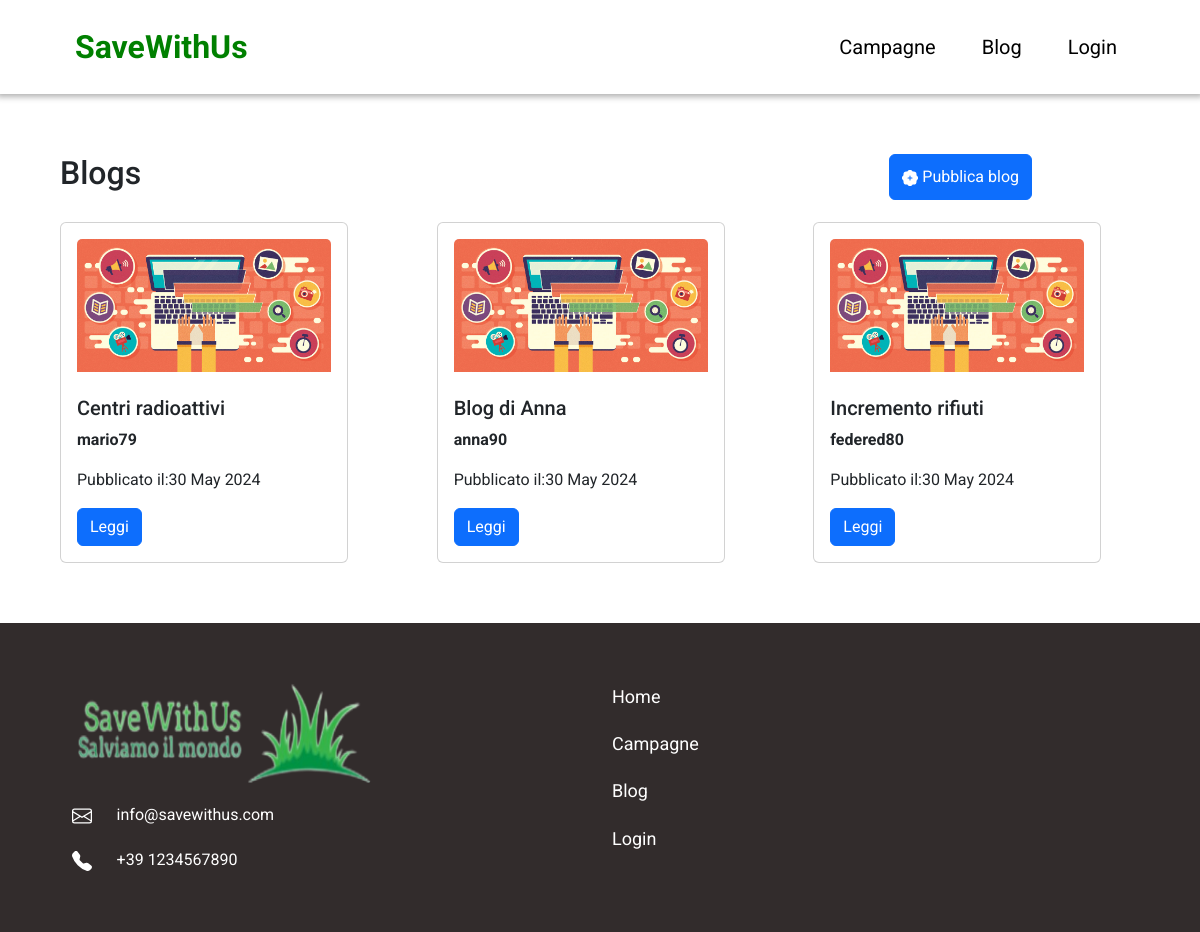
/blogs.php, run on an earlier commit of the app's database.
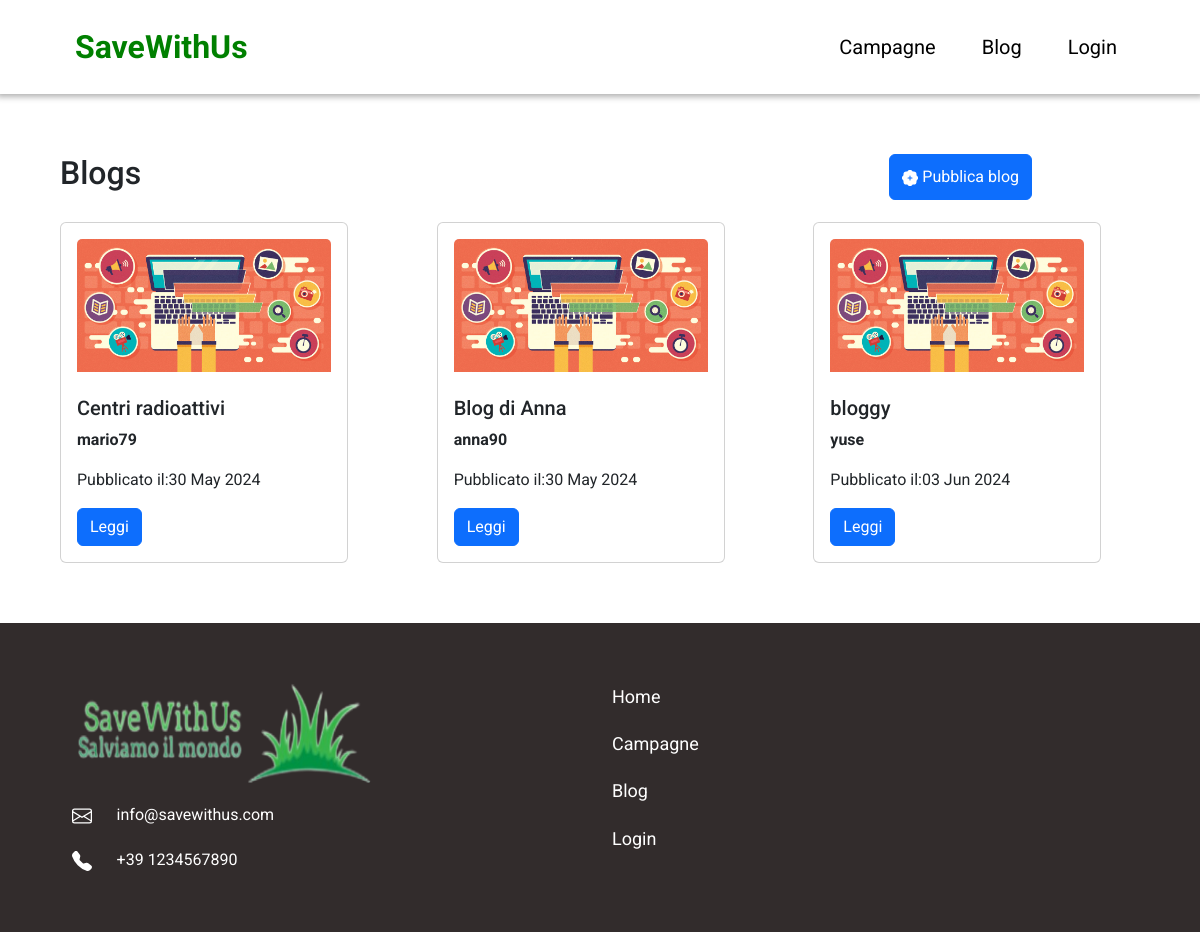
And on a later commit of the database.
### tables this page shows
CREATE TABLE `blog` (
  `id_blog` int(11) NOT NULL,
  `titolo` varchar(50) NOT NULL,
  `testo` varchar(700) NOT NULL,
  `created` date NOT NULL,
  `stato` int(11) NOT NULL,
  `autore` int(11) NOT NULL
);

CREATE TABLE `utenti` (
  `id_user` int(11) NOT NULL,
  `nome` varchar(20) NOT NULL,
  `cognome` varchar(20) NOT NULL,
  `email` varchar(40) NOT NULL,
  `num_tel` char(13) NOT NULL,
  `username` varchar(10) NOT NULL,
  `password` char(60) NOT NULL,
  `created` datetime NOT NULL
);

### blogs.php (the view, shortened to what this page needs)
<!DOCTYPE html>
<html lang="en">
<head>
    <link rel="stylesheet" href="./style/style.css">
    <link rel="stylesheet" href="./style/blog.css">
    <link href="https://cdn.jsdelivr.net/npm/bootstrap@5.3.3/dist/css/bootstrap.min.css" rel="stylesheet"
>
</head>
<body>
    <?php include "navbar.php" ?>
    <div class="main-blog">
        <div class="top-title-btn">
            <h2>Blogs</h2>
            <button onclick="window.location.href = 'new_blog.php' " class="btn btn-primary">
                Pubblica blog
            </button>
        </div>
        <div class="container-blogs">
            <?php
            $sql = 'SELECT blog.id_blog, blog.titolo, blog.testo, blog.created, blog.stato, blog.autore, utenti.username FROM utenti join blog on utenti.id_user=blog.autore where blog.stato=2;';
            $result = $conn->query($sql);
            if ($result->num_rows > 0) {
                while ($row = $result->fetch_assoc()) {
                    ?>
                    <div class="card" style="width: 18rem;">
                        <div class="card-body">
                            <img class="card-img-top" src="./imgs/img-bg.jpeg" alt="Card image cap"><br><br>
                            <h5 class="card-title"><?= $row['titolo'] ?></h5>
                            <p class="card-text"><b><?= $row['username'] ?></b></p>
                            <p class="card-text">Pubblicato il:<?= date('d M Y', strtotime($row['created']));?></p>
                            <a href="blog.php?id=<?= $row['id_blog'] ?>" class="btn btn-primary">Leggi</a>
                        </div>
                    </div>
                    <?php
                }
            } else {
                echo '<h4>Nessun blog pubblicato</h4>';
            }
            ?>
        </div>
    </div>
    <?php include "footer.php" ?>
</body>
</html>

What changed in the data, as far as the page shows it:
no longer on this page (row edited): blog: titolo "Incremento rifiuti", autore.username "federed80", created "30 May 2024"
added blog: titolo "bloggy", autore.username "yuse", created "03 Jun 2024"
